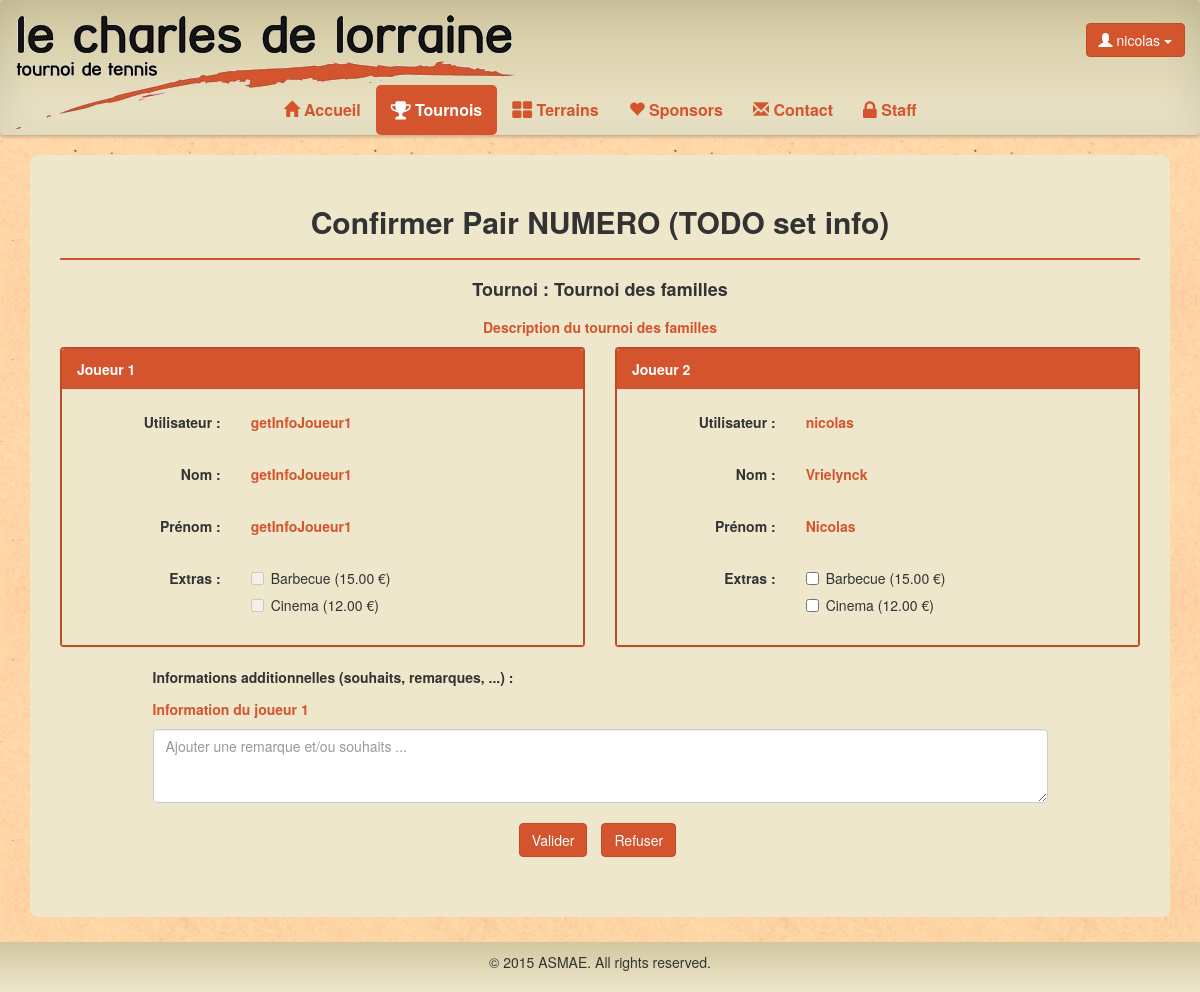
The page /tennis/tournoi/confirmPairNUMERO (signed in) on the database as committed earlier.
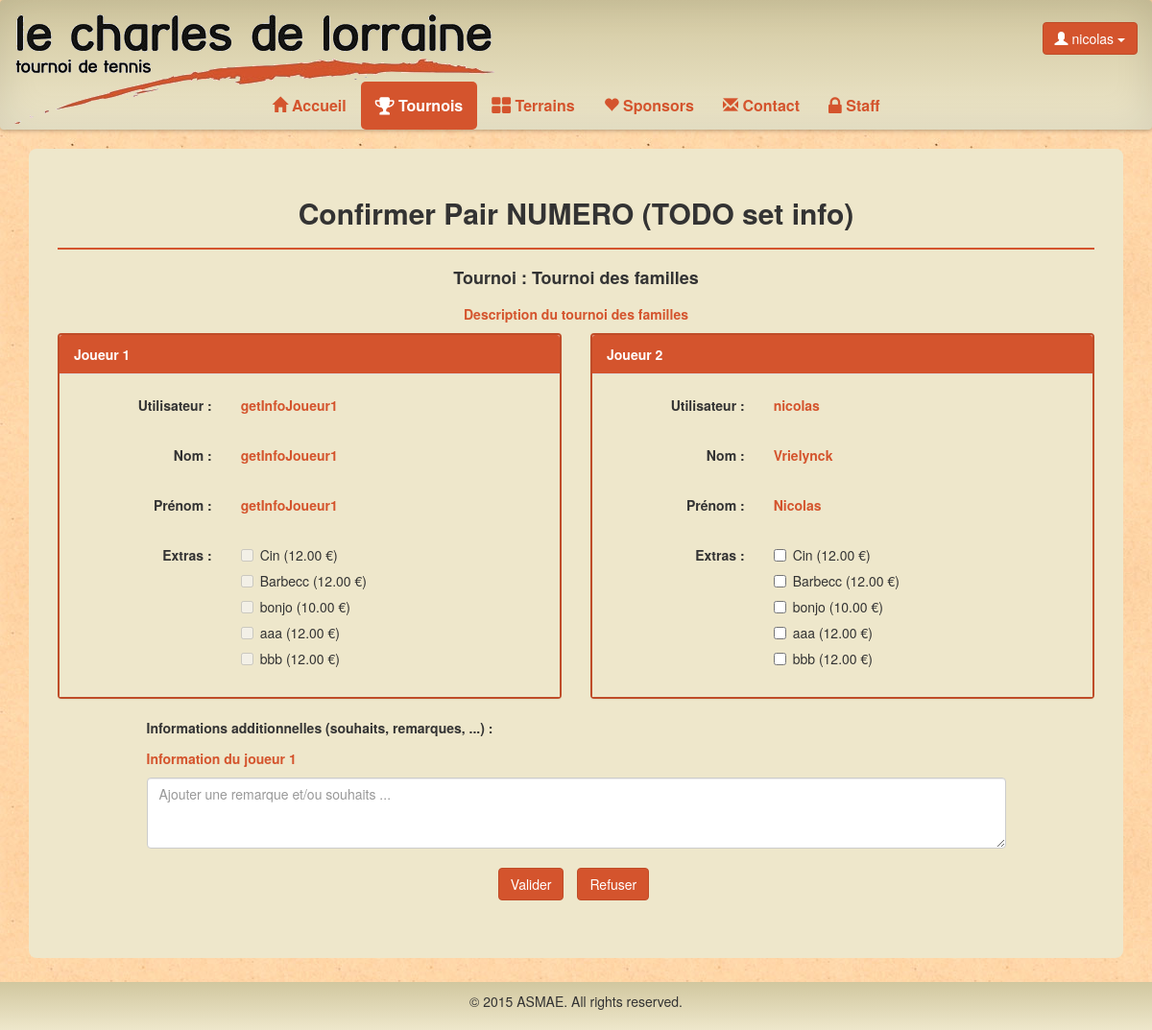
The same page on the database as committed later.
### tennis/models.py (models this page shows, shortened)
class Extra(models.Model):
	id = models.AutoField(primary_key=True)
	nom = models.CharField(max_length=30)
	prix = models.DecimalField(max_digits=11,decimal_places=2)
	commentaires = models.TextField(null=True)

### tennis/views.py (the view)
def confirmPair(request):
	if request.user.is_authenticated():
		Ex = Extra.objects.all()
		return render(request,'tennis/confirmPair.html',locals())
	return redirect(reverse(home))

### tennis/templates/tennis/confirmPair.html (shortened to what this page needs)
{% extends "tennis/tournoi.html" %}
{% block body %}
<div class="container">
	<div class="content-box">
		<h2 class="center">Confirmer Pair NUMERO (TODO set info)</h2>
		<hr class="line">
		<form class="form-horizontal" name="registerForm" role="form" method="post" action="" onsubmit="" >
			<h4 class="center">Tournoi : Tournoi des familles</h4>
			<p class="info center">Description du tournoi des familles</p>
			<div class="row">
				<div class="col-sm-6">
					<div class="panel panel-default">
						<div class="panel-heading">Joueur 1</div>
						<div class="panel-body">
							<div class="form-group">
						      <label class="control-label col-sm-4" for="username">Utilisateur : </label>
						      <div class="col-sm-8">
						      	<p class="info">getInfoJoueur1</p>
						      </div>
						    </div>
							<div class="form-group">
						      <label class="control-label col-sm-4" for="nom">Nom : </label>
						      <div class="col-sm-8">
						      	<p class="info">getInfoJoueur1</p>
						      </div>
						    </div>
							<div class="form-group">
						      <label class="control-label col-sm-4" for="username">Prénom : </label>
						      <div class="col-sm-8">
						      	<p class="info">getInfoJoueur1</p>
						      </div>
						    </div>
							<div class="form-group">
						      <label class="control-label col-sm-4" for="username">Extras : </label>
						      <div class="col-sm-8">
						      	{% for extra in Ex %}
						      	<div class="checkbox">
							      <label><input type="checkbox" value="{{ extra.id }}" disabled>{{ extra.nom }} ({{ extra.prix }} €)</label>
							    </div>
							    {% endfor %}
						      </div>
						    </div>
						</div>
					</div>
				</div>
				<div class="col-sm-6">
					<div class="panel panel-default">
						<div class="panel-heading">Joueur 2</div>
						<div class="panel-body">
							<div class="form-group">
						      <label class="control-label col-sm-4" for="username">Utilisateur : </label>
						      <div class="col-sm-8">
						      	<p class="info">{{ user.username }}</p>
						      </div>
						    </div>
							<div class="form-group">
						      <label class="control-label col-sm-4" for="nom">Nom : </label>
						      <div class="col-sm-8">
						      	<p class="info">{{ user.participant.nom }}</p>
						      </div>
						    </div>
							<div class="form-group">
						      <label class="control-label col-sm-4" for="username">Prénom : </label>
						      <div class="col-sm-8">
						      	<p class="info">{{ user.participant.prenom }}</p>
						      </div>
						    </div>
							<div class="form-group">
						      <label class="control-label col-sm-4" for="username">Extras : </label>
						      <div class="col-sm-8">
						      	{% for extra in Ex %}
						      	<div class="checkbox">
							      <label><input type="checkbox" value="{{ extra.id }}">{{ extra.nom }} ({{ extra.prix }} €)</label>
							    </div>
							    {% endfor %}
						      </div>
						    </div>
						</div>
					</div>
				</div>
			</div>
			<div class="row">
				<div class="col-sm-10 col-sm-offset-1">
					<label>Informations additionnelles (souhaits, remarques, ...) : </label>
					<p class="info">Information du joueur 1</p>
					<textarea class="form-control" rows="3" name="remarque" id="remarque" placeholder="Ajouter une remarque et/ou souhaits ..."></textarea>
				</div>
			</div>
			<ul class="list-inline text-center">
				<li>
					<button class="btn btn-default center-block" name="action" value="validate" style="margin-top:20px;">Valider</button>
				</li>
				<li>
					<button class="btn btn-default center-block" name="action" value="refuse" style="margin-top:20px;">Refuser</button>
				</li>
			</ul>
		</form>
	</div>
</div>
{% endblock %}

Rows that differ between the two databases and show on the page:
removed Extra: nom "Barbecue", prix "15.00"
changed Extra: nom "Cinema" → "Cin"
added Extra: nom "Barbecc", prix "12.00"
added Extra: nom "bonjo", prix "10.00"
added Extra: nom "aaa", prix "12.00"
added Extra: nom "bbb", prix "12.00"
